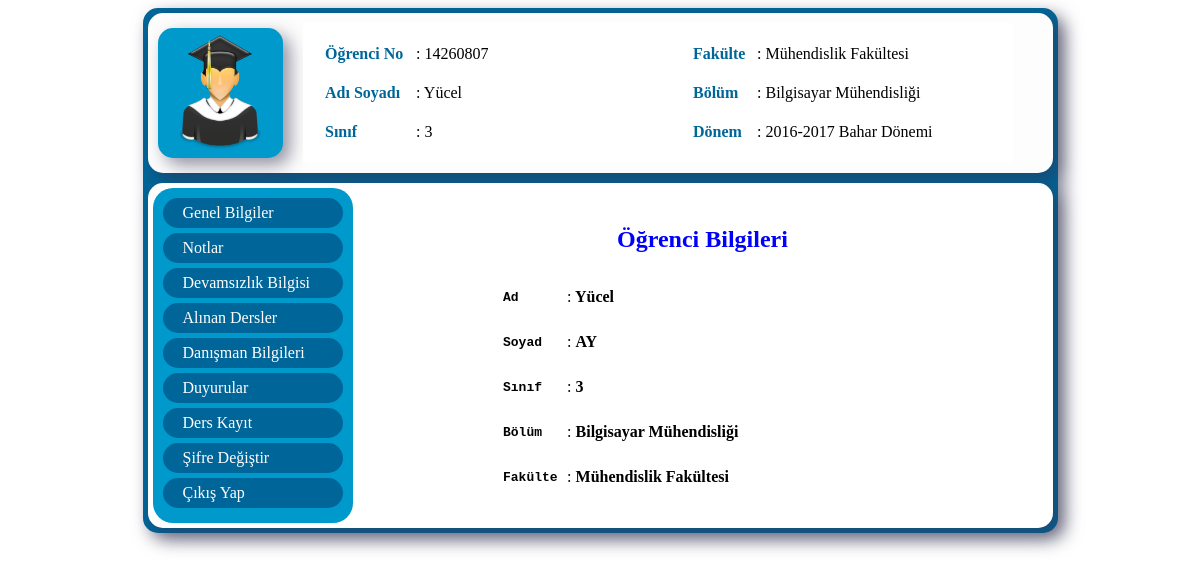
Screenshot of /ogrenci.php (signed in) with the database file from the repository.
### tables this page shows
CREATE TABLE IF NOT EXISTS `ogrenci` (
  `id` int(11) NOT NULL AUTO_INCREMENT,
  `ogrNo` int(10) NOT NULL,
  `adi` varchar(30) NOT NULL,
  `soyadi` varchar(30) NOT NULL,
  `sinif` int(10) NOT NULL,
  `fakulte` varchar(40) NOT NULL,
  `bolum` varchar(40) NOT NULL,
  `donem` varchar(30) NOT NULL,
  `devamsizlik` int(11) NOT NULL,
  `danisman` varchar(40) NOT NULL,
  `profilFoto` varchar(60) NOT NULL,
  `sifre` varchar(30) NOT NULL,
  PRIMARY KEY (`id`)
);

### ogrGenelBilgiler.php (the view, shortened to what this page needs)
	<?php
	$ogrNo=$_SESSION['ogrNo'];
	$ogrBilgiler=mysql_query("SELECT * FROM ogrenci WHERE ogrNo='".$ogrNo."'");
	if((mysql_num_rows($ogrBilgiler))!=0){
		while($oku=mysql_fetch_assoc($ogrBilgiler)){
		$adi=$oku["adi"];
		$soyadi=$oku["soyadi"];
		$sinif=$oku["sinif"];
		$bolum=$oku["bolum"];
		$fakulte=$oku["fakulte"];
		}
	}else{
		echo "ogrenci kaydi bulunamadi";
	}
?>
<!DOCTYPE html PUBLIC "-//W3C//DTD XHTML 1.0 Transitional//EN" "http://www.w3.org/TR/xhtml1/DTD/xhtml1-transitional.dtd">
<html xmlns="http://www.w3.org/1999/xhtml">
<head>
</head>
<body>
<center>
<table width="405" height="211" border="0">
  <tr>
    <td height="49" colspan="2"><h2><center><font color="blue">Öğrenci Bilgileri</center></h2></td>
    </tr>
  <tr>
    <td width="64"><pre><strong>Ad </strong></pre></td>
    <td width="510">:<b> <?php echo $adi; ?></b></td>
  </tr>
  <tr>
    <td><pre><strong>Soyad</strong></pre></td>
    <td>: <b> <?php echo $soyadi; ?></b> </td>
  </tr>
  <tr>
    <td><pre><strong>Sınıf</strong></pre></td>
    <td>:<b> <?php echo $sinif; ?></b></td>
  </tr>
  <tr>
    <td><pre><strong>Bölüm</strong></pre></td>
    <td>: <b><?php echo $bolum; ?></b></td>
  </tr>
  <tr>
    <td><pre><strong>Fakülte</strong></pre></td>
    <td>:<b> <?php echo $fakulte; ?></b></td>
  </tr>
</table>
</center>
</body>
</html>

### ogrenci.css (style rules this page uses)
body { background-color:#FFF; }

### rows the page displays
ogrenci: adi "Yücel", soyadi "AY", sinif "3", bolum "Bilgisayar Mühendisliği", fakulte "Mühendislik Fakültesi"

### other values shown
$_SESSION['ogrNo'] "14260807"
$_SESSION['ogrAdi'] "Yücel"
$_SESSION['ogrBolum'] "Bilgisayar Mühendisliği"
$_SESSION['ogrSinif'] "3"
